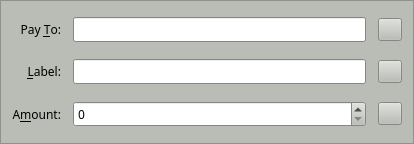
<?xml version="1.0" encoding="UTF-8"?>
<ui version="4.0">
 <class>SendCoinsEntry</class>
 <widget class="QFrame" name="SendCoinsEntry">
  <property name="geometry">
   <rect>
    <x>0</x>
    <y>0</y>
    <width>414</width>
    <height>144</height>
   </rect>
  </property>
  <property name="palette">
   <palette>
    <active>
     <colorrole role="WindowText">
      <brush brushstyle="SolidPattern">
       <color alpha="255">
        <red>0</red>
        <green>0</green>
        <blue>0</blue>
       </color>
      </brush>
     </colorrole>
     <colorrole role="Button">
      <brush brushstyle="SolidPattern">
       <color alpha="255">
        <red>186</red>
        <green>189</green>
        <blue>182</blue>
       </color>
      </brush>
     </colorrole>
     <colorrole role="Light">
      <brush brushstyle="SolidPattern">
       <color alpha="255">
        <red>255</red>
        <green>255</green>
        <blue>255</blue>
       </color>
      </brush>
     </colorrole>
     <colorrole role="Midlight">
      <brush brushstyle="SolidPattern">
       <color alpha="255">
        <red>220</red>
        <green>222</green>
        <blue>218</blue>
       </color>
      </brush>
     </colorrole>
     <colorrole role="Dark">
      <brush brushstyle="SolidPattern">
       <color alpha="255">
        <red>93</red>
        <green>94</green>
        <blue>91</blue>
       </color>
      </brush>
     </colorrole>
     <colorrole role="Mid">
      <brush brushstyle="SolidPattern">
       <color alpha="255">
        <red>124</red>
        <green>126</green>
        <blue>121</blue>
       </color>
      </brush>
     </colorrole>
     <colorrole role="Text">
      <brush brushstyle="SolidPattern">
       <color alpha="255">
        <red>0</red>
        <green>0</green>
        <blue>0</blue>
       </color>
      </brush>
     </colorrole>
     <colorrole role="BrightText">
      <brush brushstyle="SolidPattern">
       <color alpha="255">
        <red>255</red>
        <green>255</green>
        <blue>255</blue>
       </color>
      </brush>
     </colorrole>
     <colorrole role="ButtonText">
      <brush brushstyle="SolidPattern">
       <color alpha="255">
        <red>0</red>
        <green>0</green>
        <blue>0</blue>
       </color>
      </brush>
     </colorrole>
     <colorrole role="Base">
      <brush brushstyle="SolidPattern">
       <color alpha="255">
        <red>255</red>
        <green>255</green>
        <blue>255</blue>
       </color>
      </brush>
     </colorrole>
     <colorrole role="Window">
      <brush brushstyle="SolidPattern">
       <color alpha="255">
        <red>186</red>
        <green>189</green>
        <blue>182</blue>
       </color>
      </brush>
     </colorrole>
     <colorrole role="Shadow">
      <brush brushstyle="SolidPattern">
       <color alpha="255">
        <red>0</red>
        <green>0</green>
        <blue>0</blue>
       </color>
      </brush>
     </colorrole>
     <colorrole role="AlternateBase">
      <brush brushstyle="SolidPattern">
       <color alpha="255">
        <red>220</red>
        <green>222</green>
        <blue>218</blue>
       </color>
      </brush>
     </colorrole>
     <colorrole role="ToolTipBase">
      <brush brushstyle="SolidPattern">
       <color alpha="255">
        <red>255</red>
        <green>255</green>
        <blue>220</blue>
       </color>
      </brush>
     </colorrole>
     <colorrole role="ToolTipText">
      <brush brushstyle="SolidPattern">
       <color alpha="255">
        <red>0</red>
        <green>0</green>
        <blue>0</blue>
       </color>
      </brush>
     </colorrole>
    </active>
    <inactive>
     <colorrole role="WindowText">
      <brush brushstyle="SolidPattern">
       <color alpha="255">
        <red>0</red>
        <green>0</green>
        <blue>0</blue>
       </color>
      </brush>
     </colorrole>
     <colorrole role="Button">
      <brush brushstyle="SolidPattern">
       <color alpha="255">
        <red>186</red>
        <green>189</green>
        <blue>182</blue>
       </color>
      </brush>
     </colorrole>
     <colorrole role="Light">
      <brush brushstyle="SolidPattern">
       <color alpha="255">
        <red>255</red>
        <green>255</green>
        <blue>255</blue>
       </color>
      </brush>
     </colorrole>
     <colorrole role="Midlight">
      <brush brushstyle="SolidPattern">
       <color alpha="255">
        <red>220</red>
        <green>222</green>
        <blue>218</blue>
       </color>
      </brush>
     </colorrole>
     <colorrole role="Dark">
      <brush brushstyle="SolidPattern">
       <color alpha="255">
        <red>93</red>
        <green>94</green>
        <blue>91</blue>
       </color>
      </brush>
     </colorrole>
     <colorrole role="Mid">
      <brush brushstyle="SolidPattern">
       <color alpha="255">
        <red>124</red>
        <green>126</green>
        <blue>121</blue>
       </color>
      </brush>
     </colorrole>
     <colorrole role="Text">
      <brush brushstyle="SolidPattern">
       <color alpha="255">
        <red>0</red>
        <green>0</green>
        <blue>0</blue>
       </color>
      </brush>
     </colorrole>
     <colorrole role="BrightText">
      <brush brushstyle="SolidPattern">
       <color alpha="255">
        <red>255</red>
        <green>255</green>
        <blue>255</blue>
       </color>
      </brush>
     </colorrole>
     <colorrole role="ButtonText">
      <brush brushstyle="SolidPattern">
       <color alpha="255">
        <red>0</red>
        <green>0</green>
        <blue>0</blue>
       </color>
      </brush>
     </colorrole>
     <colorrole role="Base">
      <brush brushstyle="SolidPattern">
       <color alpha="255">
        <red>255</red>
        <green>255</green>
        <blue>255</blue>
       </color>
      </brush>
     </colorrole>
     <colorrole role="Window">
      <brush brushstyle="SolidPattern">
       <color alpha="255">
        <red>186</red>
        <green>189</green>
        <blue>182</blue>
       </color>
      </brush>
     </colorrole>
     <colorrole role="Shadow">
      <brush brushstyle="SolidPattern">
       <color alpha="255">
        <red>0</red>
        <green>0</green>
        <blue>0</blue>
       </color>
      </brush>
     </colorrole>
     <colorrole role="AlternateBase">
      <brush brushstyle="SolidPattern">
       <color alpha="255">
        <red>220</red>
        <green>222</green>
        <blue>218</blue>
       </color>
      </brush>
     </colorrole>
     <colorrole role="ToolTipBase">
      <brush brushstyle="SolidPattern">
       <color alpha="255">
        <red>255</red>
        <green>255</green>
        <blue>220</blue>
       </color>
      </brush>
     </colorrole>
     <colorrole role="ToolTipText">
      <brush brushstyle="SolidPattern">
       <color alpha="255">
        <red>0</red>
        <green>0</green>
        <blue>0</blue>
       </color>
      </brush>
     </colorrole>
    </inactive>
    <disabled>
     <colorrole role="WindowText">
      <brush brushstyle="SolidPattern">
       <color alpha="255">
        <red>93</red>
        <green>94</green>
        <blue>91</blue>
       </color>
      </brush>
     </colorrole>
     <colorrole role="Button">
      <brush brushstyle="SolidPattern">
       <color alpha="255">
        <red>186</red>
        <green>189</green>
        <blue>182</blue>
       </color>
      </brush>
     </colorrole>
     <colorrole role="Light">
      <brush brushstyle="SolidPattern">
       <color alpha="255">
        <red>255</red>
        <green>255</green>
        <blue>255</blue>
       </color>
      </brush>
     </colorrole>
     <colorrole role="Midlight">
      <brush brushstyle="SolidPattern">
       <color alpha="255">
        <red>220</red>
        <green>222</green>
        <blue>218</blue>
       </color>
      </brush>
     </colorrole>
     <colorrole role="Dark">
      <brush brushstyle="SolidPattern">
       <color alpha="255">
        <red>93</red>
        <green>94</green>
        <blue>91</blue>
       </color>
      </brush>
     </colorrole>
     <colorrole role="Mid">
      <brush brushstyle="SolidPattern">
       <color alpha="255">
        <red>124</red>
        <green>126</green>
        <blue>121</blue>
       </color>
      </brush>
     </colorrole>
     <colorrole role="Text">
      <brush brushstyle="SolidPattern">
       <color alpha="255">
        <red>93</red>
        <green>94</green>
        <blue>91</blue>
       </color>
      </brush>
     </colorrole>
     <colorrole role="BrightText">
      <brush brushstyle="SolidPattern">
       <color alpha="255">
        <red>255</red>
        <green>255</green>
        <blue>255</blue>
       </color>
      </brush>
     </colorrole>
     <colorrole role="ButtonText">
      <brush brushstyle="SolidPattern">
       <color alpha="255">
        <red>93</red>
        <green>94</green>
        <blue>91</blue>
       </color>
      </brush>
     </colorrole>
     <colorrole role="Base">
      <brush brushstyle="SolidPattern">
       <color alpha="255">
        <red>186</red>
        <green>189</green>
        <blue>182</blue>
       </color>
      </brush>
     </colorrole>
     <colorrole role="Window">
      <brush brushstyle="SolidPattern">
       <color alpha="255">
        <red>186</red>
        <green>189</green>
        <blue>182</blue>
       </color>
      </brush>
     </colorrole>
     <colorrole role="Shadow">
      <brush brushstyle="SolidPattern">
       <color alpha="255">
        <red>0</red>
        <green>0</green>
        <blue>0</blue>
       </color>
      </brush>
     </colorrole>
     <colorrole role="AlternateBase">
      <brush brushstyle="SolidPattern">
       <color alpha="255">
        <red>186</red>
        <green>189</green>
        <blue>182</blue>
       </color>
      </brush>
     </colorrole>
     <colorrole role="ToolTipBase">
      <brush brushstyle="SolidPattern">
       <color alpha="255">
        <red>255</red>
        <green>255</green>
        <blue>220</blue>
       </color>
      </brush>
     </colorrole>
     <colorrole role="ToolTipText">
      <brush brushstyle="SolidPattern">
       <color alpha="255">
        <red>0</red>
        <green>0</green>
        <blue>0</blue>
       </color>
      </brush>
     </colorrole>
    </disabled>
   </palette>
  </property>
  <property name="font">
   <font>
    <family>Sawasdee</family>
   </font>
  </property>
  <property name="windowTitle">
   <string>Form</string>
  </property>
  <property name="frameShape">
   <enum>QFrame::StyledPanel</enum>
  </property>
  <property name="frameShadow">
   <enum>QFrame::Sunken</enum>
  </property>
  <layout class="QGridLayout" name="gridLayout">
   <property name="spacing">
    <number>12</number>
   </property>
   <item row="3" column="0">
    <widget class="QLabel" name="label_2">
     <property name="text">
      <string>Pay &amp;To:</string>
     </property>
     <property name="alignment">
      <set>Qt::AlignRight|Qt::AlignTrailing|Qt::AlignVCenter</set>
     </property>
     <property name="buddy">
      <cstring>payTo</cstring>
     </property>
    </widget>
   </item>
   <item row="8" column="0">
    <widget class="QLabel" name="label">
     <property name="text">
      <string>A&amp;mount:</string>
     </property>
     <property name="alignment">
      <set>Qt::AlignRight|Qt::AlignTrailing|Qt::AlignVCenter</set>
     </property>
     <property name="buddy">
      <cstring>payAmount</cstring>
     </property>
    </widget>
   </item>
   <item row="5" column="0">
    <widget class="QLabel" name="label_4">
     <property name="text">
      <string>&amp;Label:</string>
     </property>
     <property name="alignment">
      <set>Qt::AlignRight|Qt::AlignTrailing|Qt::AlignVCenter</set>
     </property>
     <property name="buddy">
      <cstring>addAsLabel</cstring>
     </property>
    </widget>
   </item>
   <item row="5" column="1">
    <layout class="QHBoxLayout" name="horizontalLayout_2">
     <item>
      <widget class="QValidatedLineEdit" name="addAsLabel">
       <property name="toolTip">
        <string>Enter a label for this address to add it to your address book</string>
       </property>
      </widget>
     </item>
     <item>
      <widget class="QToolButton" name="addressBookButton">
       <property name="toolTip">
        <string>Choose address from address book</string>
       </property>
       <property name="text">
        <string/>
       </property>
       <property name="icon">
        <iconset resource="../sphinxcoin.qrc">
         <normaloff>:/icons/address-book</normaloff>:/icons/address-book</iconset>
       </property>
       <property name="shortcut">
        <string>Alt+A</string>
       </property>
      </widget>
     </item>
    </layout>
   </item>
   <item row="8" column="1">
    <layout class="QHBoxLayout" name="horizontalLayout">
     <item>
      <widget class="SphinxcoinAmountField" name="payAmount"/>
     </item>
     <item>
      <widget class="QToolButton" name="deleteButton">
       <property name="toolTip">
        <string>Remove this recipient</string>
       </property>
       <property name="text">
        <string/>
       </property>
       <property name="icon">
        <iconset resource="../sphinxcoin.qrc">
         <normaloff>:/icons/remove</normaloff>:/icons/remove</iconset>
       </property>
      </widget>
     </item>
    </layout>
   </item>
   <item row="3" column="1">
    <layout class="QHBoxLayout" name="payToLayout">
     <item>
      <widget class="QValidatedLineEdit" name="payTo">
       <property name="toolTip">
        <string>The address to send the payment to (e.g. C8gZqgY4r2RoEdqYk3QsAqFckyf9pRHN6i)</string>
       </property>
       <property name="maxLength">
        <number>80</number>
       </property>
      </widget>
     </item>
     <item>
      <widget class="QToolButton" name="pasteButton">
       <property name="toolTip">
        <string>Paste address from clipboard</string>
       </property>
       <property name="text">
        <string/>
       </property>
       <property name="icon">
        <iconset resource="../sphinxcoin.qrc">
         <normaloff>:/icons/editpaste</normaloff>:/icons/editpaste</iconset>
       </property>
       <property name="shortcut">
        <string>Alt+P</string>
       </property>
      </widget>
     </item>
    </layout>
   </item>
  </layout>
 </widget>
 <customwidgets>
  <customwidget>
   <class>QValidatedLineEdit</class>
   <extends>QLineEdit</extends>
   <header>qvalidatedlineedit.h</header>
  </customwidget>
  <customwidget>
   <class>SphinxcoinAmountField</class>
   <extends>QSpinBox</extends>
   <header>sphinxcoinamountfield.h</header>
   <container>1</container>
  </customwidget>
 </customwidgets>
 <resources>
  <include location="../sphinxcoin.qrc"/>
 </resources>
 <connections/>
</ui>
